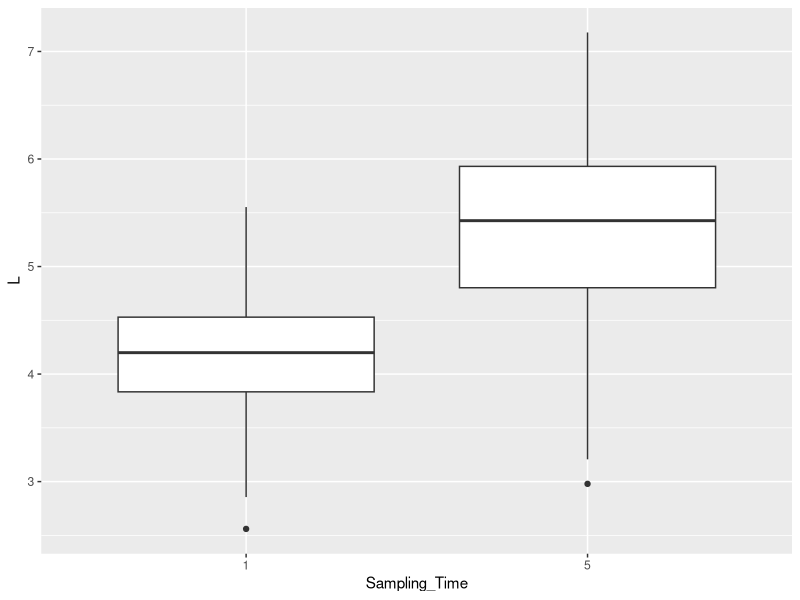
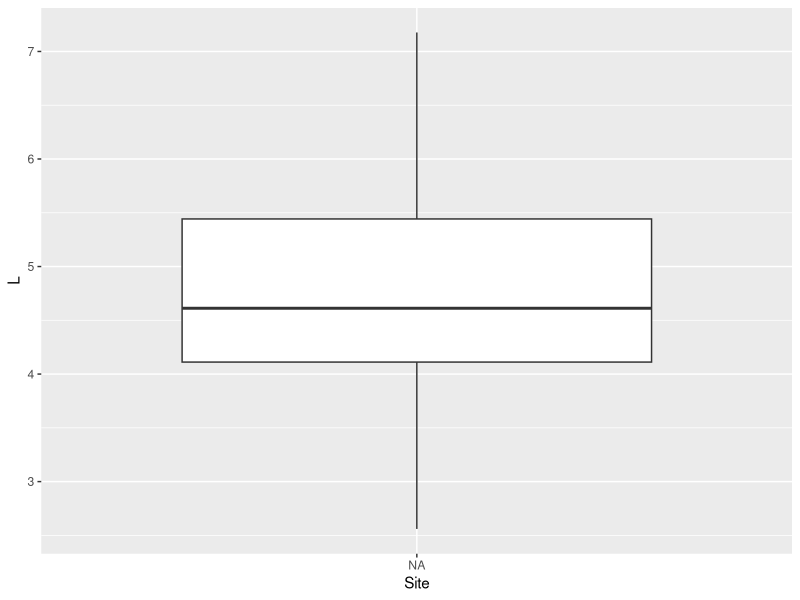
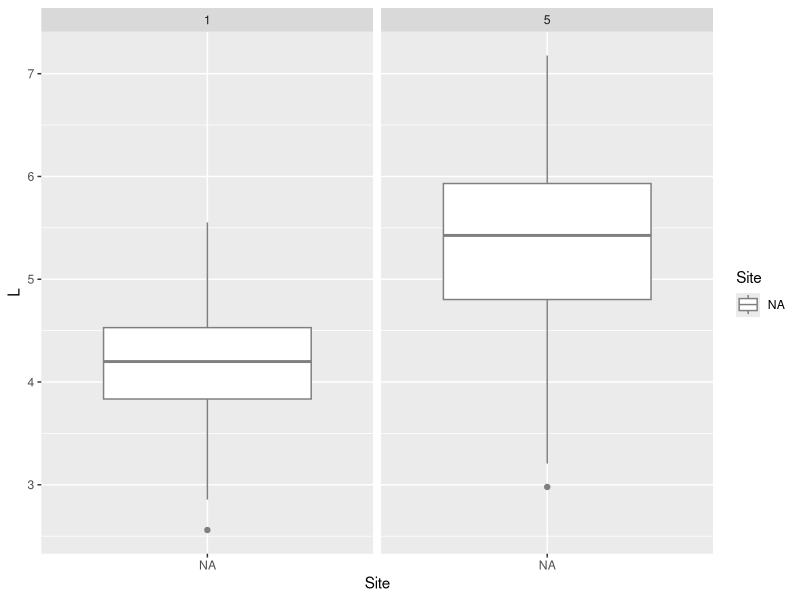
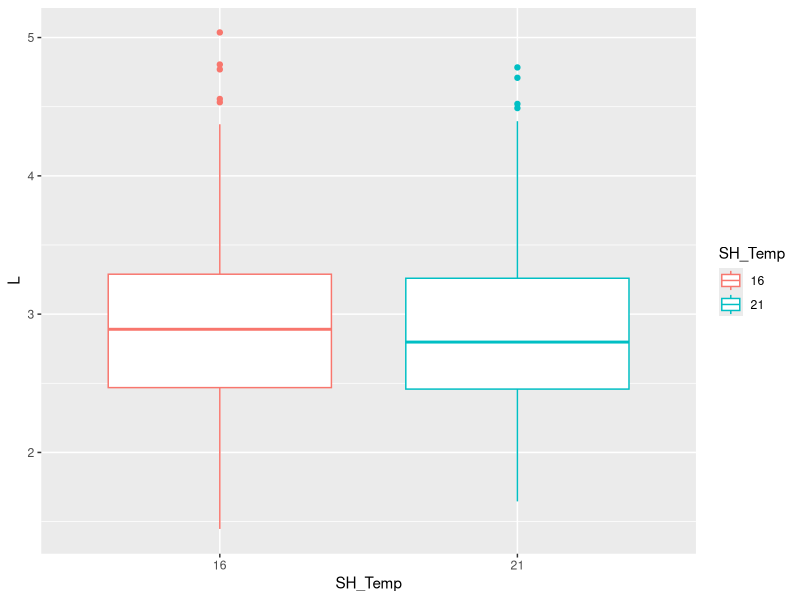
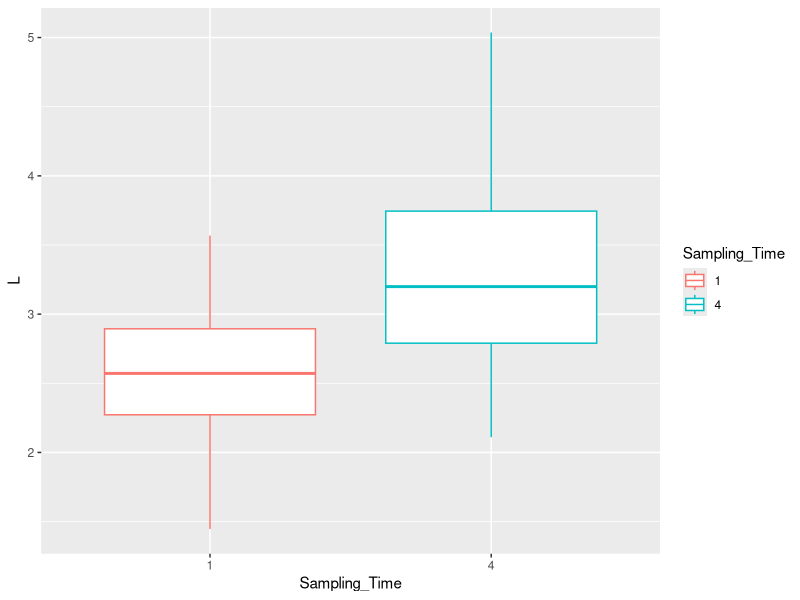
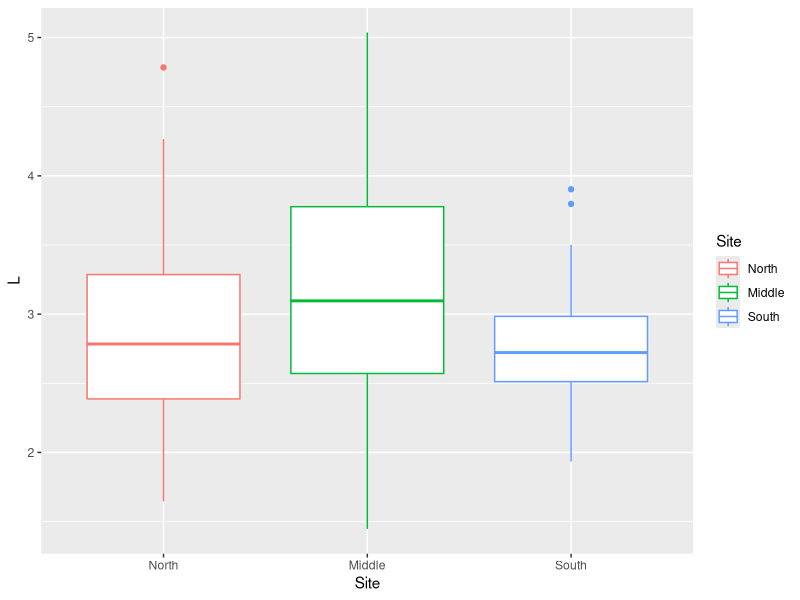
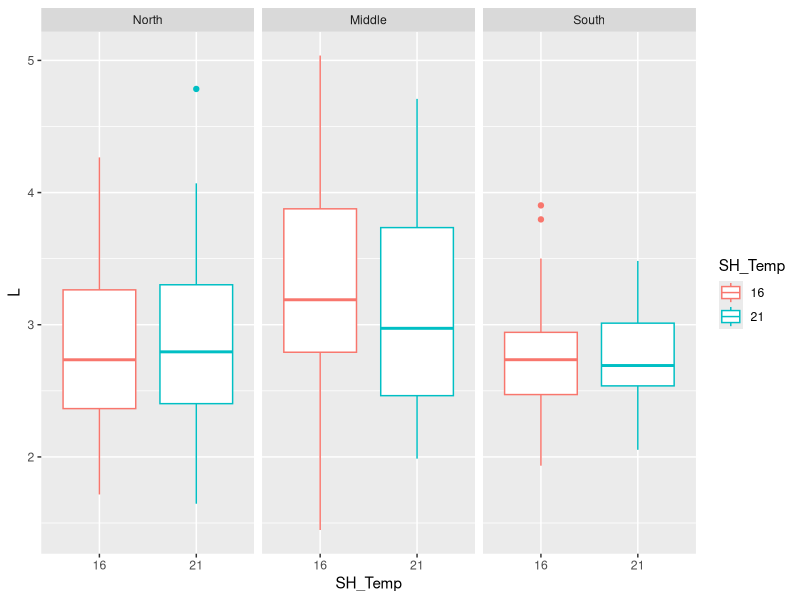
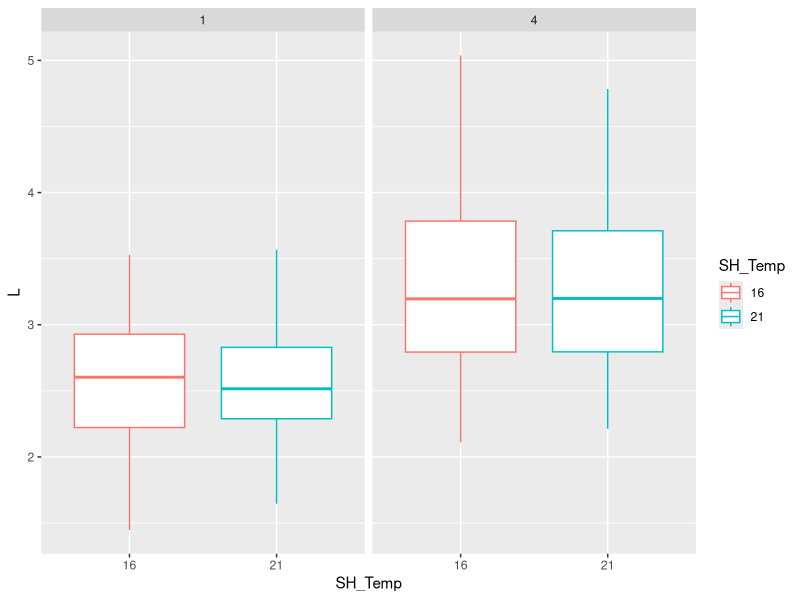

These figures' R source, in order:
########## LW_2020 - 2022 ==============

### load libraries
library(tidyverse)

#### *** 2020: L/W *** ====
### load data sheet
LW2020_og <- read_csv("data/Growth/2020/LW_2020_T1_T5.csv")
LW2020 <- LW2020_og %>%
  pivot_wider(names_from = L_W, values_from = Size_cm)

glimpse(LW2020)
summary(LW2020)
tail(LW2020)
View(LW2020)

## clean data
#### now remove NAs from data sheet
colSums(is.na(LW2020)) ## Date: No NAs

### order Site
LW2020$Site <-factor(LW2020$Site, c("North", "Middle", "South"))

### Sampling_Time as character
LW2020$Sampling_Time <- as.character(LW2020$Sampling_Time)

is.character(LW2020$Sampling_Time)

write_csv(LW2020, file = "data/Growth/2020/LW2020.csv")

#### Figures, Mean, SD, SE =====

#### No Grouping ====

AllStats.LW2020 <- LW2020 %>%
  summarize(
    Mean_Length = mean(L),
    SD_Length = sd(L),
    SE_Length = SD_Length/sqrt(n()))

AllStats.LW2020

#### By Sampling_Time ====

SamplingStats.LW2020 <- LW2020 %>%
  group_by(Sampling_Time) %>% 
  summarize(
    Mean_Length = mean(L),
    SD_Length = sd(L),
    SE_Length = SD_Length/sqrt(n()))

SamplingStats.LW2020

## plot
ggplot(LW2020, aes(x = Sampling_Time, y = L)) +
  geom_boxplot()

#### By Site====

SiteStats.LW2020 <- LW2020 %>%
  group_by(Site) %>% 
  summarize(
    Mean_Length = mean(L),
    SD_Length = sd(L),
    SE_Length = SD_Length/sqrt(n()))

SiteStats.LW2020

## plot
ggplot(LW2020, aes(x = Site, y = L)) +
  geom_boxplot()


#### By Bag by Sampling_Time ====

BagStats.LW2020 <- LW2020 %>%
  group_by(Sampling_Time,Bag) %>% 
  summarize(
    Mean_Length = mean(L),
    SD_Length = sd(L),
    SE_Length = SD_Length/sqrt(n()))

BagStats.LW2020

## plot
ggplot(LW2020, aes(x = Site, y = L, color = Site)) +
  facet_wrap(~Sampling_Time) +
  geom_boxplot()


#### *** 2021: L/W *** ====
### load data sheet
LW2021_og <- read_csv("data/Growth/2021/LW_2021_T1_T4.csv")
glimpse(LW2021_og)

## clean data
### order Site
LW2021_og$Site <-factor(LW2021_og$Site, c("North", "Middle", "South"))

### Sampling_Time as character
LW2021_og$Sampling_Time <- as.character(LW2021_og$Sampling_Time)
is.character(LW2021_og$Sampling_Time)

### SH_Temp as character
LW2021_og$SH_Temp <- as.character(LW2021_og$SH_Temp)
is.character(LW2021_og$SH_Temp)

#### now remove NAs from data sheet
colSums(is.na(LW2021_og)) ## Size_cm: 6 NAs, Sampling_Time: 3 NAs

LW2021_og.na <- LW2021_og %>% 
  filter(!is.na(Sampling_Time), 
         !is.na(Size_cm)) # omit all NAs
    
colSums(is.na(LW2021_og.na))

LW2021 <- LW2021_og.na %>%
  pivot_wider(names_from = L_W, values_from = Size_cm)

#### *** 2021: M. gigas *** ====
LW2021.gigas <- LW2021 %>% 
  filter(Species == "M. gigas")

### filter out NA
colSums(is.na(LW2021.gigas)) ## Size_cm: 2 NAs in L

LW2021.gigas.na <- LW2021.gigas %>% 
  filter(!is.na(L)) # omit all NAs

colSums(is.na(LW2021.gigas.na)) 

write_csv(LW2021.gigas.na, file = "data/Growth/2021/LW2021_gigas.csv")

#### Figures, Mean, SD, SE =====

#### No Grouping ====

AllStats.2021gigas <- LW2021.gigas.na %>%
  summarize(
    Mean_Length = mean(L),
    SD_Length = sd(L),
    SE_Length = SD_Length/sqrt(n()))

AllStats.2021gigas 

#### By SH_Temp ====

SHTemp_Stats.2021gigas <- LW2021.gigas.na %>%
  group_by(SH_Temp) %>% 
  summarize(
    Mean_Length = mean(L),
    SD_Length = sd(L),
    SE_Length = SD_Length/sqrt(n()))

SHTemp_Stats.2021gigas 

## plot
ggplot(LW2021.gigas.na, aes(x = SH_Temp, y = L, color = SH_Temp)) +
  geom_boxplot()

#### By Sampling_Time ====

SamplingStats.2021gigas <- LW2021.gigas.na %>%
  group_by(Sampling_Time) %>% 
  summarize(
    Mean_Length = mean(L),
    SD_Length = sd(L),
    SE_Length = SD_Length/sqrt(n()))

SamplingStats.2021gigas 

## plot
ggplot(LW2021.gigas.na, aes(x = Sampling_Time, y = L, color = Sampling_Time)) +
  geom_boxplot()


#### By Site ====

SiteStats.2021gigas <- LW2021.gigas.na %>%
  group_by(Site) %>% 
  summarize(
    Mean_Length = mean(L),
    SD_Length = sd(L),
    SE_Length = SD_Length/sqrt(n()))

SiteStats.2021gigas 

## plot
ggplot(LW2021.gigas.na, aes(x = Site, y = L, color = Site)) +
  geom_boxplot()

#### By SH_Temp + Site ====

SHTempSite_Stats.2021gigas <- LW2021.gigas.na %>%
  group_by(SH_Temp, Site) %>% 
  summarize(
    Mean_Length = mean(L),
    SD_Length = sd(L),
    SE_Length = SD_Length/sqrt(n()))

SHTempSite_Stats.2021gigas 

## plot
ggplot(LW2021.gigas.na, aes(x = SH_Temp, y = L, color = SH_Temp)) +
  facet_wrap(~Site) +
  geom_boxplot()

#### By SH_Temp + Sampling_Time ====

SHTempSampling_Stats.2021gigas <- LW2021.gigas.na %>%
  group_by(SH_Temp, Sampling_Time) %>% 
  summarize(
    Mean_Length = mean(L),
    SD_Length = sd(L),
    SE_Length = SD_Length/sqrt(n()))

SHTempSampling_Stats.2021gigas 

## plot
ggplot(LW2021.gigas.na, aes(x = SH_Temp, y = L, color = SH_Temp)) +
  facet_wrap(~Sampling_Time) +
  geom_boxplot()

#### By SH_Temp + Sampling_Time + Site ====

SHTempSamplingSite_Stats.2021gigas <- LW2021.gigas.na %>%
  group_by(SH_Temp, Sampling_Time, Site) %>% 
  summarize(
    Mean_Length = mean(L),
    SD_Length = sd(L),
    SE_Length = SD_Length/sqrt(n()))

SHTempSamplingSite_Stats.2021gigas 

## plot
ggplot(LW2021.gigas.na, aes(x = Site, y = L, color = SH_Temp)) +
  facet_wrap(~Sampling_Time) +
  geom_boxplot()

#### *** 2021: C. sikamea *** ====
LW2021.sikamea <- LW2021 %>% 
  filter(Species == "C. sikamea")

### filter out NAs
colSums(is.na(LW2021.sikamea))

LW2021.sikamea.na <- LW2021.sikamea %>% 
  filter(!is.na(L), 
         !is.na(W)) # omit all NAs

colSums(is.na(LW2021.sikamea.na))

write_csv(LW2021.sikamea.na, file = "data/Growth/2021/LW2021_sikamea.csv")

#### Figures, Mean, SD, SE =====

#### No Grouping ====

AllStats.2021sikamea <- LW2021.sikamea.na %>%
  summarize(
    Mean_Length = mean(L),
    SD_Length = sd(L),
    SE_Length = SD_Length/sqrt(n()))

AllStats.2021sikamea 

#### By SH_Temp ====

SHTemp_Stats.2021sikamea <- LW2021.sikamea.na %>%
  group_by(SH_Temp) %>% 
  summarize(
    Mean_Length = mean(L),
    SD_Length = sd(L),
    SE_Length = SD_Length/sqrt(n()))

SHTemp_Stats.2021sikamea 

## plot
ggplot(LW2021.sikamea.na, aes(x = SH_Temp, y = L, color = SH_Temp)) +
  geom_boxplot()

#### By SH_Tide ====

SHTide_Stats.2021sikamea <- LW2021.sikamea.na %>%
  group_by(SH_Tide) %>% 
  summarize(
    Mean_Length = mean(L),
    SD_Length = sd(L),
    SE_Length = SD_Length/sqrt(n()))

SHTide_Stats.2021sikamea 

## plot
ggplot(LW2021.sikamea.na, aes(x = SH_Tide, y = L, color = SH_Tide)) +
  geom_boxplot()

#### By Sampling_Time ====

SamplingTime_Stats.2021sikamea <- LW2021.sikamea.na %>%
  group_by(Sampling_Time) %>% 
  summarize(
    Mean_Length = mean(L),
    SD_Length = sd(L),
    SE_Length = SD_Length/sqrt(n()))

SamplingTime_Stats.2021sikamea 

## plot
ggplot(LW2021.sikamea.na, aes(x = Sampling_Time, y = L, color = Sampling_Time)) +
  geom_boxplot()

#### By SH_Temp + Site ====

SHTempSite_Stats.2021sikamea <- LW2021.sikamea.na %>%
  group_by(SH_Temp, Site) %>% 
  summarize(
    Mean_Length = mean(L),
    SD_Length = sd(L),
    SE_Length = SD_Length/sqrt(n()))

SHTempSite_Stats.2021sikamea

## plot
ggplot(LW2021.sikamea.na, aes(x = SH_Temp, y = L, color = SH_Temp)) +
  facet_wrap(~Site) +
  geom_boxplot()

#### By SH_Temp + Sampling_Time ====

SHTempSampling_Stats.2021sikamea <- LW2021.sikamea.na %>%
  group_by(SH_Temp, Sampling_Time) %>% 
  summarize(
    Mean_Length = mean(L),
    SD_Length = sd(L),
    SE_Length = SD_Length/sqrt(n()))

SHTempSampling_Stats.2021sikamea 

## plot
ggplot(LW2021.sikamea.na, aes(x = SH_Temp, y = L, color = SH_Temp)) +
  facet_wrap(~Sampling_Time) +
  geom_boxplot()

#### By SH_Temp + Sampling_Time + Site ====

SHTempSamplingSite_Stats.2021sikamea <- LW2021.sikamea.na %>%
  group_by(SH_Temp, Sampling_Time, Site) %>% 
  summarize(
    Mean_Length = mean(L),
    SD_Length = sd(L),
    SE_Length = SD_Length/sqrt(n()))

SHTempSamplingSite_Stats.2021sikamea 

## plot
ggplot(LW2021.sikamea.na, aes(x = Site, y = L, color = SH_Temp)) +
  facet_wrap(~Sampling_Time) +
  geom_boxplot()


#### *** 2022: L/W *** ====
### load data sheet
LW2022_og <- read_csv("data/Growth/2022/LW_2022_T1_T6.csv")
glimpse(LW2022_og)

## clean data

### order Site
LW2022_og$Site <-factor(LW2022_og$Site, c("North", "Middle", "South"))

### Sampling_Time as character
LW2022_og$Sampling_Time <- as.character(LW2022_og$Sampling_Time)
is.character(LW2022_og$Sampling_Time)

### SH_Temp as character
LW2022_og$SH_Temp <- as.character(LW2022_og$SH_Temp)
is.character(LW2022_og$SH_Temp)

#### now remove NAs from data sheet
colSums(is.na(LW2022_og)) ## Size_cm: 2 NAs

LW2022_og.na <- LW2022_og %>% 
  filter(!is.na(Size_cm)) # omit all NAs

colSums(is.na(LW2022_og.na))

## to resolve "Values from `Size_cm` 
# are not uniquely identified; output will contain list-cols.
LW2022.col <- LW2022_og.na %>%
  group_by(L_W) %>% 
  mutate(row = row_number()) %>% 
  pivot_wider(names_from = L_W, values_from = Size_cm) %>% 
  select(-row)

glimpse(LW2022.col)

### remove NAs
colSums(is.na(LW2022.col))

LW2022 <- LW2022.col%>% 
  filter(!is.na(L),
         !is.na(W)) # omit all NAs

colSums(is.na(LW2022))

write_csv(LW2022, file = "data/Growth/2022/LW2022.csv")



#### Figures, Mean, SD, SE =====

#### No Grouping ====

AllStats.2022 <- LW2022 %>%
  summarize(
    Mean_Length = mean(L),
    SD_Length = sd(L),
    SE_Length = SD_Length/sqrt(n()))

AllStats.2022

#### By SH_Temp ====

SHTemp_Stats.2022 <- LW2022 %>%
  group_by(SH_Temp) %>% 
  summarize(
    Mean_Length = mean(L),
    SD_Length = sd(L),
    SE_Length = SD_Length/sqrt(n()))

SHTemp_Stats.2022

## plot
ggplot(LW2022, aes(x = SH_Temp, y = L, fill = SH_Temp)) +
  geom_boxplot()

#### By SH_Tide ====

SHTide_Stats.LW2022 <- LW2022 %>%
  group_by(SH_Tide) %>% 
  summarize(
    Mean_Length = mean(L),
    SD_Length = sd(L),
    SE_Length = SD_Length/sqrt(n()))

SHTide_Stats.LW2022

## plot
ggplot(LW2022, aes(x = SH_Tide, y = L, fill = SH_Tide)) +
  geom_boxplot()

#### By Sampling_Time ====

SamplingTime_Stats.LW2022 <- LW2022 %>%
  group_by(Sampling_Time) %>% 
  summarize(
    Mean_Length = mean(L),
    SD_Length = sd(L),
    SE_Length = SD_Length/sqrt(n()))

SamplingTime_Stats.LW2022

## plot
ggplot(LW2022, aes(x = Sampling_Time, y = L, fill = Sampling_Time)) +
  geom_boxplot()

#### By SH_Temp + Site ====

SHTempSite_Stats.LW2022 <- LW2022 %>%
  group_by(SH_Temp, Site) %>% 
  summarize(
    Mean_Length = mean(L),
    SD_Length = sd(L),
    SE_Length = SD_Length/sqrt(n()))

SHTempSite_Stats.LW2022

## plot
ggplot(LW2022, aes(x = SH_Temp, y = L, fill = SH_Temp)) +
  facet_wrap(~Site) +
  geom_boxplot()

#### By SH_Temp + Sampling_Time ====

SHTempSampling_Stats.LW2022 <- LW2022 %>%
  group_by(SH_Temp, Sampling_Time) %>% 
  summarize(
    Mean_Length = mean(L),
    SD_Length = sd(L),
    SE_Length = SD_Length/sqrt(n()))

SHTempSampling_Stats.LW2022

## plot
ggplot(LW2022, aes(x = SH_Temp, y = L, fill = SH_Temp)) +
  facet_wrap(~Sampling_Time) +
  geom_boxplot()

#### By SH_Temp + Sampling_Time + Site ====

SHTempSamplingSite_Stats.LW2022 <- LW2022 %>%
  group_by(SH_Temp, Sampling_Time, Site) %>% 
  summarize(
    Mean_Length = mean(L),
    SD_Length = sd(L),
    SE_Length = SD_Length/sqrt(n()))

SHTempSamplingSite_Stats.LW2022 

## plot
ggplot(LW2022, aes(x = Site, y = L, color = SH_Temp)) +
  facet_wrap(~Sampling_Time) +
  geom_boxplot()
